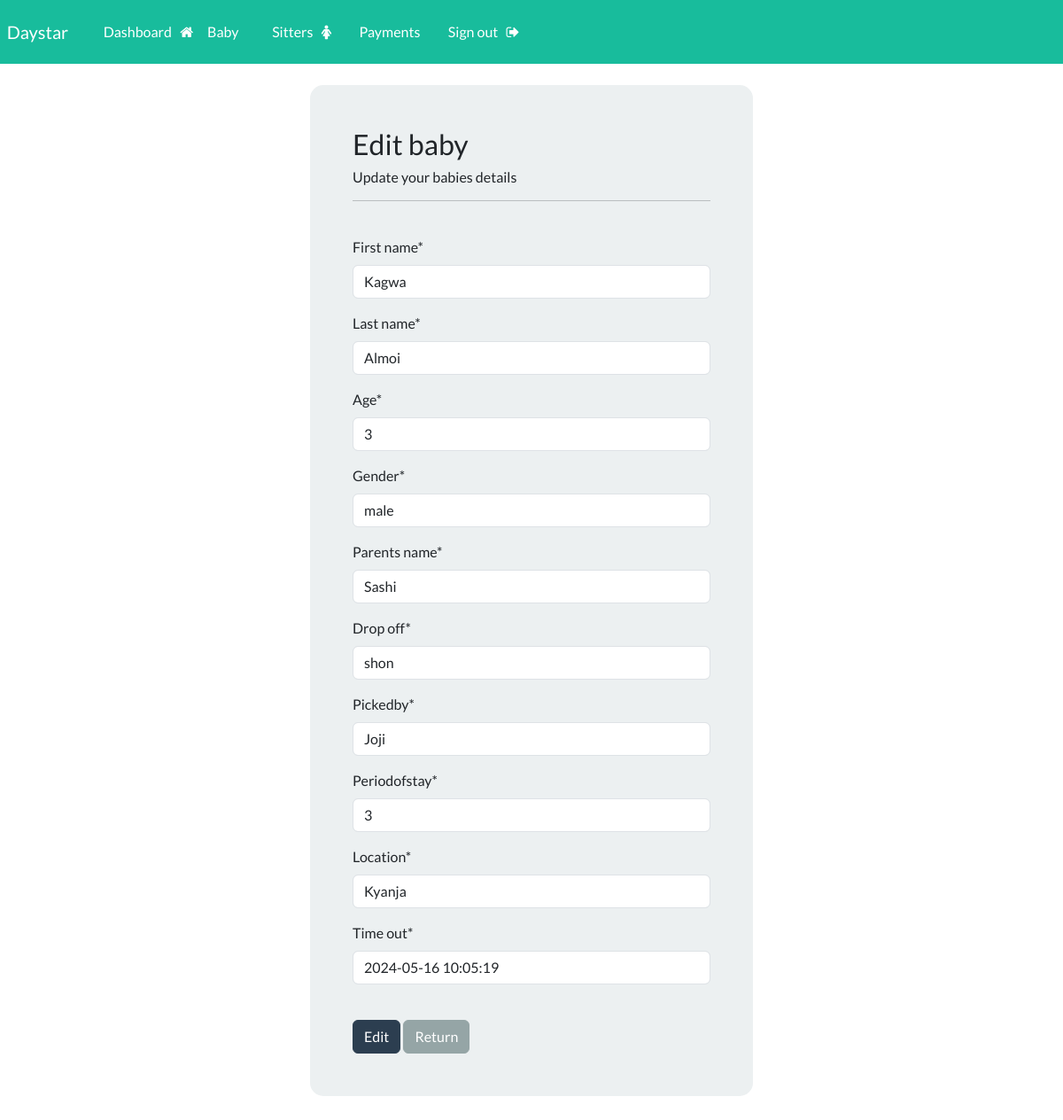
The page /babyedit/1 (signed in) on the database its author committed.
### webapp/models.py (models this page shows, shortened)
class Baby(models.Model):
    first_name = models.CharField(max_length=150)
    last_name = models.CharField(max_length=150)
    age = models.IntegerField()
    gender = models.CharField(max_length=150)
    parents_name = models.CharField(max_length=150)
    drop_off = models.CharField(max_length=150)
    pickedby = models.CharField(max_length=150)
    periodofstay = models.CharField(max_length=50)
    location = models.CharField(max_length=150)
    time_in =models.DateTimeField( auto_now_add=True)
    time_out = models.CharField(max_length=150)

### webapp/views.py (the view)
# urls.py: path('babyedit/<int:pk>', views.babyedit, name = 'babyedit'),
@login_required(login_url='my_login')
def babyedit(request, pk):
    baby = Baby.objects.get(id=pk)
    form = AddBabyForm(instance=baby)
    if request.method == 'POST':
        form = AddBabyForm(request.POST, instance=baby)
        if form.is_valid():
            form.save()
            messages.success(request, ' Updated successfully!')
            return redirect('baby')
    context = {'form': form}
    return render(request, 'webapp/babyedit.html', context=context)

### webapp/forms.py
class AddBabyForm(forms.ModelForm):
    class Meta:
        model = Baby
        fields = ['first_name', 'last_name', 'age', 'gender', 'parents_name', 'drop_off', 'pickedby', 'periodofstay', 'location', 'time_out']

### webapp/templates/webapp/babyedit.html (shortened to what this page needs)
{% extends "webapp/base.html" %}
{% load crispy_forms_tags %}
{% block content %}
<body>
  <div class="container bg-light shadow-md p-5 forms-layout" >
   <h3>Edit baby</h3>
    <h6>Update your  babies details</h6>
   <hr>
   <br>
   <form method="POST" action="" autocomplete="off">
     {{form|crispy}}
     <br>
     <button type="submit" class="btn btn-primary ">Edit</button>
     <a href="{% url 'baby' %}" class="btn btn-secondary"> Return</a>
   </form>
  </div>
  <br>
 </body>
 {% endblock %}

### webapp/static/css/styles.css (style rules this page uses)
.forms-layout { border-radius: 15px; width: 500px; }

### rows shown on the page
Baby: first_name "Kagwa", last_name "Almoi", age "3", gender "male", parents_name "Sashi", drop_off "shon", pickedby "Joji", periodofstay "3", location "Kyanja", time_out "2024-05-16 10:05:19"
